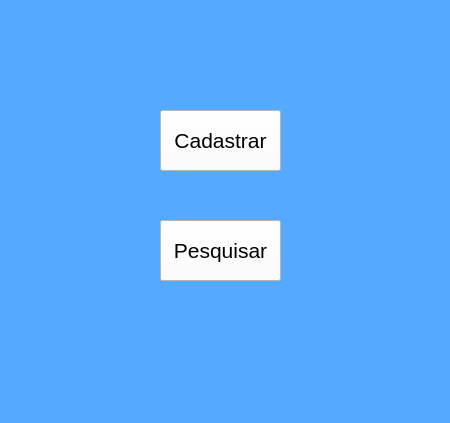
<?xml version="1.0" encoding="UTF-8"?>
<ui version="4.0">
 <class>TelaPrincipal</class>
 <widget class="QMainWindow" name="TelaPrincipal">
  <property name="geometry">
   <rect>
    <x>0</x>
    <y>0</y>
    <width>450</width>
    <height>423</height>
   </rect>
  </property>
  <property name="windowTitle">
   <string>TELA PRINCIPAL</string>
  </property>
  <property name="styleSheet">
   <string notr="true">background-color: rgb(85, 170, 255);</string>
  </property>
  <widget class="QWidget" name="centralwidget">
   <widget class="QPushButton" name="btnCadastra">
    <property name="geometry">
     <rect>
      <x>160</x>
      <y>110</y>
      <width>121</width>
      <height>61</height>
     </rect>
    </property>
    <property name="font">
     <font>
      <pointsize>16</pointsize>
     </font>
    </property>
    <property name="styleSheet">
     <string notr="true">background-color: rgb(255, 255, 255);</string>
    </property>
    <property name="text">
     <string>Cadastrar</string>
    </property>
   </widget>
   <widget class="QPushButton" name="btnPesquisa">
    <property name="geometry">
     <rect>
      <x>160</x>
      <y>220</y>
      <width>121</width>
      <height>61</height>
     </rect>
    </property>
    <property name="font">
     <font>
      <pointsize>16</pointsize>
     </font>
    </property>
    <property name="styleSheet">
     <string notr="true">background-color: rgb(255, 255, 255);</string>
    </property>
    <property name="text">
     <string>Pesquisar</string>
    </property>
   </widget>
  </widget>
  <widget class="QMenuBar" name="menubar">
   <property name="geometry">
    <rect>
     <x>0</x>
     <y>0</y>
     <width>450</width>
     <height>20</height>
    </rect>
   </property>
  </widget>
  <widget class="QStatusBar" name="statusbar"/>
 </widget>
 <resources/>
 <connections/>
</ui>
